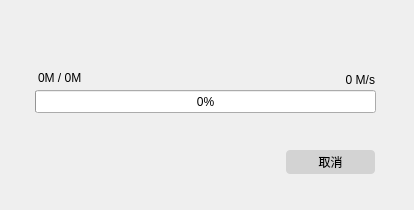
<?xml version="1.0" encoding="UTF-8"?>
<ui version="4.0">
 <class>SenderForm</class>
 <widget class="QWidget" name="SenderForm">
  <property name="geometry">
   <rect>
    <x>0</x>
    <y>0</y>
    <width>414</width>
    <height>210</height>
   </rect>
  </property>
  <property name="windowTitle">
   <string>Form</string>
  </property>
  <widget class="QPushButton" name="cancelButton">
   <property name="geometry">
    <rect>
     <x>286</x>
     <y>150</y>
     <width>89</width>
     <height>24</height>
    </rect>
   </property>
   <property name="styleSheet">
    <string notr="true">QPushButton{
	
	background-color: rgb(211, 211, 211);
	border-radius:4px;
}</string>
   </property>
   <property name="text">
    <string>取消</string>
   </property>
  </widget>
  <widget class="QLabel" name="sizeLabel">
   <property name="geometry">
    <rect>
     <x>38</x>
     <y>70</y>
     <width>151</width>
     <height>16</height>
    </rect>
   </property>
   <property name="text">
    <string>0M / 0M</string>
   </property>
  </widget>
  <widget class="QProgressBar" name="progressBar">
   <property name="geometry">
    <rect>
     <x>35</x>
     <y>90</y>
     <width>341</width>
     <height>23</height>
    </rect>
   </property>
   <property name="value">
    <number>0</number>
   </property>
  </widget>
  <widget class="QLabel" name="speedLabel">
   <property name="geometry">
    <rect>
     <x>214</x>
     <y>70</y>
     <width>161</width>
     <height>20</height>
    </rect>
   </property>
   <property name="text">
    <string>0 M/s</string>
   </property>
   <property name="alignment">
    <set>Qt::AlignRight|Qt::AlignTrailing|Qt::AlignVCenter</set>
   </property>
  </widget>
 </widget>
 <resources/>
 <connections/>
</ui>
